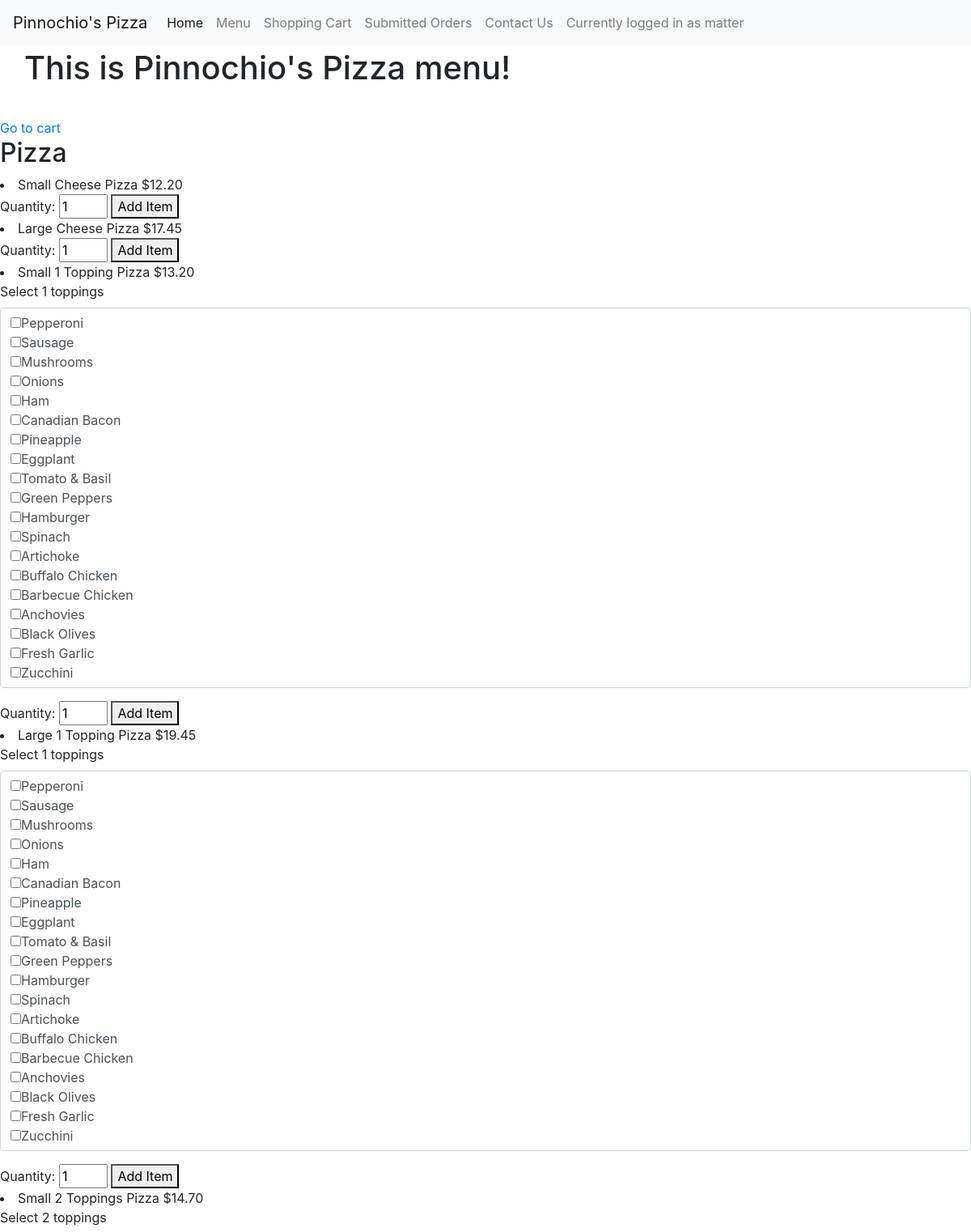
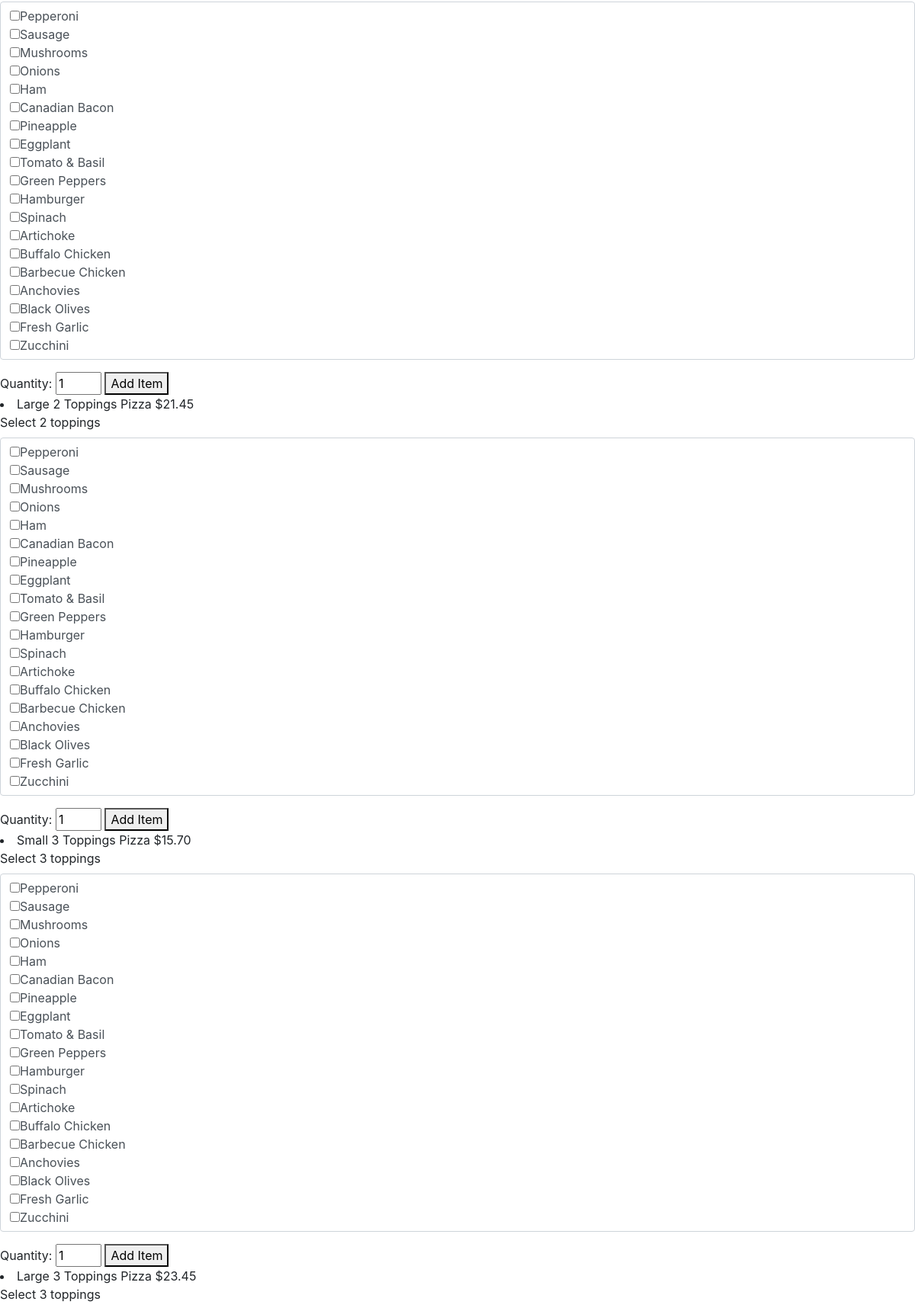
The app's page /menu (signed in, upper part) with its own data (2 pictures, top to bottom).
### orders/models.py (models this page shows, shortened)
class Food(models.Model):
    item = models.ForeignKey(Item, on_delete=models.CASCADE, related_name="FoodItem")
    price = models.DecimalField(max_digits = 10, decimal_places=2,validators=[MinValueValidator(0)])
    size = models.ForeignKey(Size, on_delete=models.CASCADE, related_name="Size")
    options = (('true', 'Yes'), ('false', 'No'))
    hasToppings = models.CharField(max_length = 5, choices = options, default = 'false')
    numToppings = models.PositiveIntegerField(default = 0, help_text = "0 for cheese pizza")
    name = models.CharField(max_length = 64, default = "None", help_text = "Do not include size in name")

class Size(models.Model):
    name = models.CharField(max_length = 64)
    def __str__(self):
        return f"{self.name}"

class Topping(models.Model):
    name = models.CharField(max_length = 64)

### orders/views.py (the view)
# urls.py: path("menu", views.menu, name="menu"),
def menu(request):
    context = {
        "page_text": "This is Pinnochio's Pizza menu!",
        "pizzas": Food.objects.filter(item__name = 'Pizza'),
        "subs": Food.objects.filter(item__name = 'Sub'),
        "pastas": Food.objects.filter(item__name = 'Pasta'),
        "salads": Food.objects.filter(item__name = 'Salad'),
        "dinners": Food.objects.filter(item__name = 'Dinner Platter'),
        "toppings": Topping.objects.all()
    }
    return render(request, "orders/menu.html", context)

### orders/models.py (called while the page is built)
    def __str__(self):
        return f"{self.name}"

### orders/templates/orders/menu.html (shortened to what this page needs)
{% extends "orders/base.html" %}
{% load static %}
{% block body %}
  <h1 class= "main">
    {{ page_text }}
  </h1>
  <a href= "{% url 'cart'%}">Go to cart</a>
  <h2>Pizza</h2>
   {% for pizza in pizzas %}
      <li>
        {{ pizza.size }} {{ pizza.name }} ${{ pizza.price }}
      </li>
      <form action="{% url 'add_item' pizza.id%}" method="post" class="submitOrder">
        {% if pizza.numToppings > 0 %}
        <div class="form-group">
            <label>Select <a id ="numToppings{{pizza.id}}"> {{ pizza.numToppings }}</a> toppings</label>
            <div name="topping" data-numTop="{{pizza.numToppings}}" class="form-control toppings">
                {% for topping in toppings%}
                <input type="checkbox" name = "toppings" value="{{topping.id}}">{{topping.name}} <br>
                {% endfor %}
            </div>
          </div>
        {% endif %}
        Quantity:
        <input type="number" class = "quantity" name="quantity" min="1" value="1">
        <button class="add-item" type="submit" name="food" value="{{pizza.id}}">Add Item</button>
      </form>
    {% endfor %}
{% endblock %}

### orders/templates/orders/base.html (shortened to what this page needs)
<!DOCTYPE html>
<html>
    <head>
        <link rel="stylesheet" href="https://maxcdn.bootstrapcdn.com/bootstrap/4.0.0-beta.3/css/bootstrap.min.css">
        {% load static %}
        <link rel="stylesheet" href="{% static 'css/main.css' %}">
    </head>
    <body>
                    <nav class="navbar navbar-expand-lg navbar-light bg-light fixed-top">
                        <a class="navbar-brand" href="{% url 'index'%}">Pinnochio's Pizza</a>
                        <div class="collapse navbar-collapse" id="navbarNav">
                          <ul class="navbar-nav">
                            <li class="nav-item active">
                              <a class="nav-link" href="{% url 'index'%}">Home<span class="sr-only">(current)</span></a>
                            </li>
                            <li class="nav-item">
                              <a class="nav-link" href="{% url 'menu'%}">Menu</a>
                            </li>
                            <li class="nav-item">
                              <a class="nav-link" href="{% url 'cart'%}">Shopping Cart</a>
                            </li>
                            <li class="nav-item">
                              <a class="nav-link" href="{% url 'orders'%}">Submitted Orders</a>
                            </li>
                            <li class="nav-item">
                              <a class="nav-link" href="{% url 'contact'%}">Contact Us</a>
                            </li>
                            <li class="nav-item">
                            {% if user.username%}
                              <a class = "nav-link my-2 my-lg-0"> Currently logged in as {{user.username}}</a>
                            {% endif %}
                            </li>
                          </ul>
                        </div>
                    </nav>
        {% block body %}
        {% endblock %}
    </body>
</html>

### orders/static/css/main.css (style rules this page uses)
.main { padding: 30px; margin-top: 30px; }
input[type=number] { width:60px; }

### records on screen
Food: size "Small", name "Cheese Pizza", price "12.20"
Food: size "Large", name "Cheese Pizza", price "17.45", {{ pizza.id }} 2 (drawn)
Food: size "Small", name "1 Topping Pizza", price "13.20", numToppings "1", {{ pizza.id }} 3 (drawn)
Topping: name "Pepperoni"
Topping: name "Sausage"
Topping: name "Mushrooms"
Topping: name "Onions"
Topping: name "Ham"
Topping: name "Canadian Bacon"
Topping: name "Pineapple"
Topping: name "Eggplant"
Topping: name "Tomato & Basil"
Topping: name "Green Peppers"
Topping: name "Hamburger"
Topping: name "Spinach"
Topping: name "Artichoke"
Topping: name "Buffalo Chicken"
Topping: name "Barbecue Chicken"
Topping: name "Anchovies"
Topping: name "Black Olives"
Topping: name "Fresh Garlic"
Topping: name "Zucchini"
Food: size "Large", name "1 Topping Pizza", price "19.45", numToppings "1", {{ pizza.id }} 4 (drawn)
Food: size "Small", name "2 Toppings Pizza", price "14.70", numToppings "2", {{ pizza.id }} 5 (drawn)
Food: size "Large", name "2 Toppings Pizza", price "21.45", numToppings "2", {{ pizza.id }} 6 (drawn)
Food: size "Small", name "3 Toppings Pizza", price "15.70", numToppings "3", {{ pizza.id }} 7 (drawn)
Food: size "Large", name "3 Toppings Pizza", price "23.45", numToppings "3"

### other values on screen
{{ user.username }} "matter"
{{ page_text }} "This is Pinnochio's Pizza menu!"
